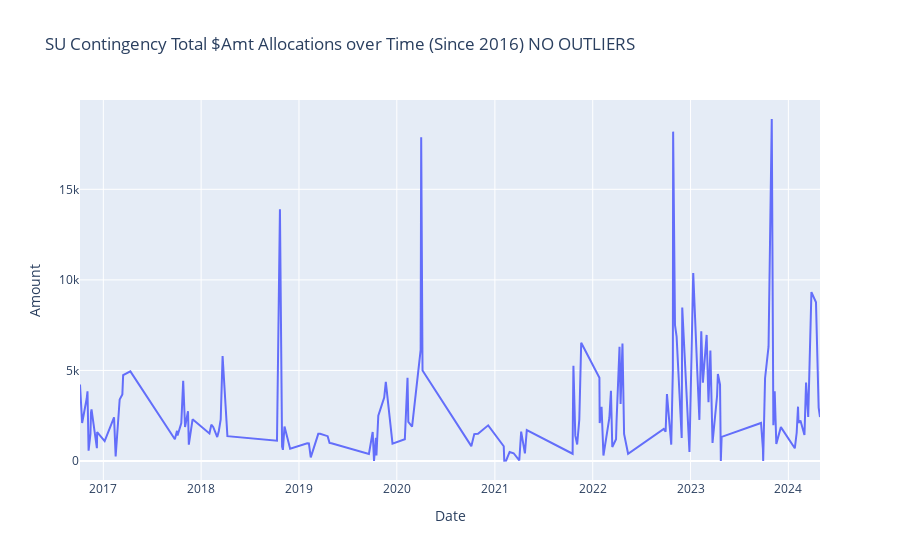

The code cell stored with this chart in its notebook:
### Code cell
full_allocation_amounts_no_outliers = full_allocation_amounts[full_allocation_amounts['Date'] != pd.Timestamp('2019-09-26')]
fig_5 = px.line(full_allocation_amounts_no_outliers, x="Date", y="Amount", title='SU Contingency Total $Amt Allocations over Time (Since 2016) NO OUTLIERS')
fig_5.show()

### Figure 1 — Plotly figure (JSON) as saved in the notebook; plotly's stock layout.template omitted (floating-point values rounded to 4 significant figures; data arrays with more than 128 entries replaced by an {"elided": "..."} marker saying what was removed)
{"data": [{"hovertemplate": "Date=%{x}<br>Amount=%{y}<extra></extra>", "legendgroup": "", "line": {"color": "#636efa", "dash": "solid"}, "marker": {"symbol": "circle"}, "mode": "lines", "name": "", "orientation": "v", "showlegend": false, "type": "scatter", "x": {"elided": "149 str values"}, "xaxis": "x", "y": {"elided": "149 float values"}, "yaxis": "y"}], "layout": {"legend": {"tracegroupgap": 0}, "title": {"text": "SU Contingency Total $Amt Allocations over Time (Since 2016) NO OUTLIERS"}, "xaxis": {"anchor": "y", "domain": [0, 1], "title": {"text": "Date"}}, "yaxis": {"anchor": "x", "domain": [0, 1], "title": {"text": "Amount"}}}}
